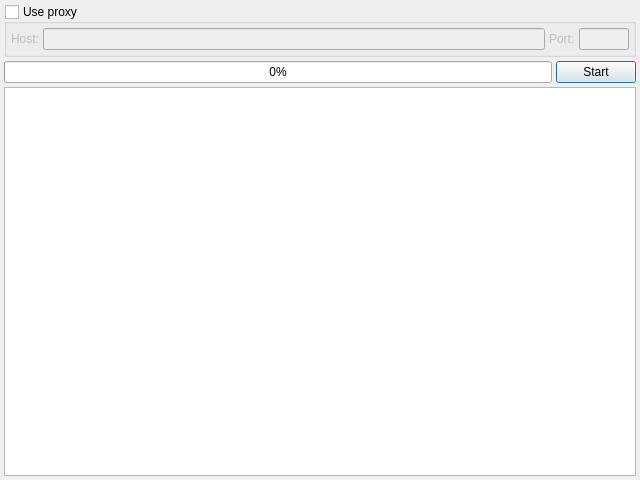
<?xml version="1.0" encoding="UTF-8"?>
<ui version="4.0">
 <class>MainWindow</class>
 <widget class="QMainWindow" name="MainWindow">
  <property name="geometry">
   <rect>
    <x>0</x>
    <y>0</y>
    <width>640</width>
    <height>480</height>
   </rect>
  </property>
  <property name="windowTitle">
   <string>okmarket.ru parser</string>
  </property>
  <widget class="QWidget" name="centralWidget">
   <layout class="QVBoxLayout" name="verticalLayout">
    <property name="spacing">
     <number>4</number>
    </property>
    <property name="leftMargin">
     <number>4</number>
    </property>
    <property name="topMargin">
     <number>4</number>
    </property>
    <property name="rightMargin">
     <number>4</number>
    </property>
    <property name="bottomMargin">
     <number>4</number>
    </property>
    <item>
     <widget class="QGroupBox" name="proxyGroupBox">
      <property name="title">
       <string>Use proxy</string>
      </property>
      <property name="checkable">
       <bool>true</bool>
      </property>
      <property name="checked">
       <bool>false</bool>
      </property>
      <layout class="QHBoxLayout" name="horizontalLayout_2">
       <property name="spacing">
        <number>4</number>
       </property>
       <property name="leftMargin">
        <number>4</number>
       </property>
       <property name="topMargin">
        <number>4</number>
       </property>
       <property name="rightMargin">
        <number>4</number>
       </property>
       <property name="bottomMargin">
        <number>4</number>
       </property>
       <item>
        <widget class="QLabel" name="proxyHostLabel">
         <property name="text">
          <string>Host:</string>
         </property>
        </widget>
       </item>
       <item>
        <widget class="QLineEdit" name="proxyHostEdit"/>
       </item>
       <item>
        <widget class="QLabel" name="proxyPortLabel">
         <property name="text">
          <string>Port:</string>
         </property>
        </widget>
       </item>
       <item>
        <widget class="QLineEdit" name="proxyPortEdit">
         <property name="maximumSize">
          <size>
           <width>50</width>
           <height>16777215</height>
          </size>
         </property>
        </widget>
       </item>
      </layout>
     </widget>
    </item>
    <item>
     <layout class="QHBoxLayout" name="horizontalLayout">
      <property name="spacing">
       <number>4</number>
      </property>
      <item>
       <widget class="QProgressBar" name="progressBar">
        <property name="value">
         <number>0</number>
        </property>
       </widget>
      </item>
      <item>
       <widget class="QPushButton" name="startButton">
        <property name="text">
         <string>Start</string>
        </property>
        <property name="icon">
         <iconset resource="../../Resources.qrc">
          <normaloff>:/images/Start.png</normaloff>:/images/Start.png</iconset>
        </property>
        <property name="iconSize">
         <size>
          <width>24</width>
          <height>24</height>
         </size>
        </property>
        <property name="autoDefault">
         <bool>true</bool>
        </property>
        <property name="default">
         <bool>true</bool>
        </property>
       </widget>
      </item>
     </layout>
    </item>
    <item>
     <widget class="QPlainTextEdit" name="logTextEdit">
      <property name="readOnly">
       <bool>true</bool>
      </property>
     </widget>
    </item>
   </layout>
  </widget>
 </widget>
 <layoutdefault spacing="6" margin="11"/>
 <resources>
  <include location="../../Resources.qrc"/>
 </resources>
 <connections/>
</ui>
